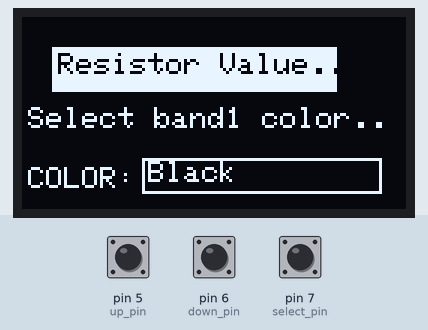
Simulated run of this sketch. Board: Arduino Uno, built with avr-gcc and run on an emulated ATmega328P. Shown: 128×64 one-colour display. The test bench sets the inputs (shaded band); at power-on: pin 5 (up_pin) HIGH, pin 7 (select_pin) HIGH, pin 6 (down_pin) HIGH. The display library's start-up logo is not drawn.

Above: at 2.2 s.
2.3 s: pin 5 (up_pin) pulled LOW for 3.2 s
At 5.8 s:
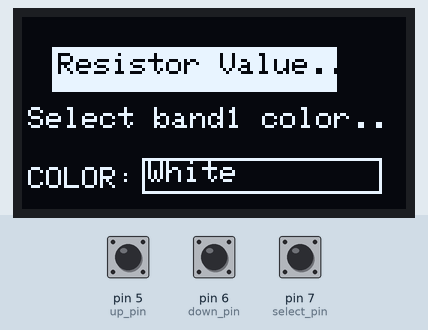
7.0 s: pin 7 (select_pin) pulled LOW for 1 s
At 7.54 s:
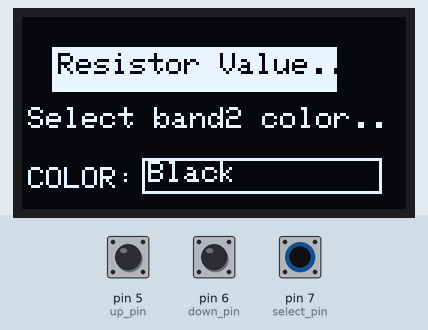
9.7 s: pin 7 (select_pin) pulled LOW for 0.2 s
At 10.7 s:
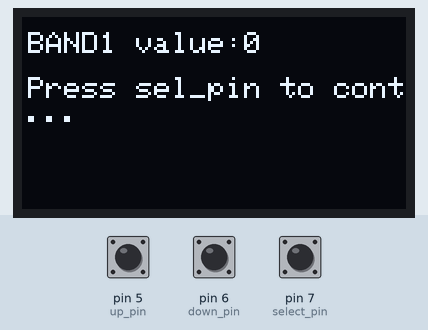
11.4 s: pin 7 (select_pin) pulled LOW for 3.2 s
At 12.29 s:
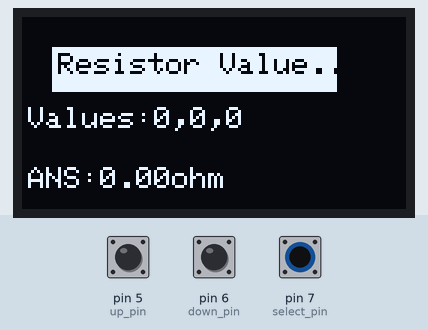
16.1 s: pin 5 (up_pin) pulled LOW for 0.2 s
At 16.8 s:
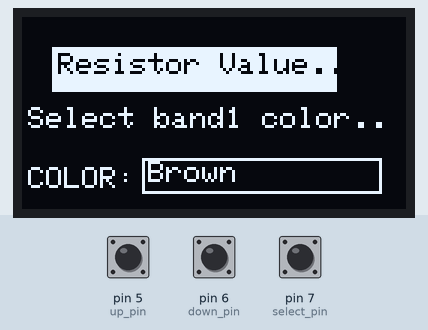
18.0 s: pin 6 (down_pin) pulled LOW for 0.2 s
At 19.7 s:
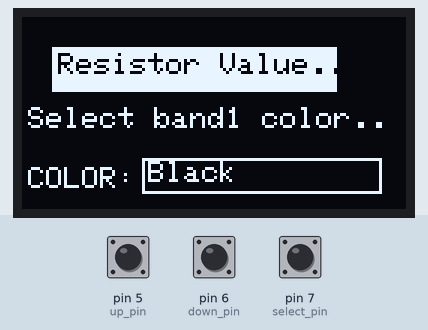
Timing chart, 0 to 20.8 s (numbered marks = the images above; inputs shaded):
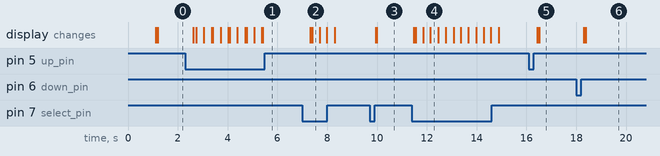

The sketch:

finished_Resistor_calculator_OLED.ino
```cpp
#include <SPI.h>
#include <Wire.h>
#include <Adafruit_GFX.h>
#include <Adafruit_SSD1306.h>
#define up_pin 5
#define down_pin 6
#define select_pin 7

const char color0[] PROGMEM="Black";
const char color1[] PROGMEM="Brown";
const char color2[] PROGMEM="Red";
const char color3[] PROGMEM="Orange";
const char color4[] PROGMEM="Yellow";
const char color5[] PROGMEM="Green";
const char color6[] PROGMEM="Blue";
const char color7[] PROGMEM="Violet";
const char color8[] PROGMEM="Grey";
const char color9[] PROGMEM="White";

const char band1[] PROGMEM="Select band1 color..";
const char band2[] PROGMEM="Select band2 color..";
const char band3[] PROGMEM="Select band3 color..";
char buffer[30];
uint8_t countn=0,banda,bandb,bandc,countn3;
// Canvas size
const uint8_t x = 128;
const uint8_t y = 64;
const uint8_t reset = -1;
uint8_t old_info=0,nums=0;
// Create display
Adafruit_SSD1306 display(x, y, &Wire, reset);

void setup() {
  Serial.begin(115200);
  pinMode(up_pin,INPUT_PULLUP);
  pinMode(down_pin,INPUT_PULLUP);
  pinMode(select_pin,INPUT_PULLUP);
  if (!display.begin(SSD1306_SWITCHCAPVCC, 0x3C)) {
    Serial.println(F("SSD1306 allocation failed"));
    for (;;)
      ;  // Don't proceed, loop forever
  }
  display.display();
  delay(500);
  display.clearDisplay();
  display.display();
  delay(500);
}
void drawText(String text, int x, int y) {
  display.setTextSize(1);       // Normal 1:1 pixel scale
  display.setTextColor(BLACK);  // Draw white text
  display.setCursor(x, y);      // Start at top-left corner
  display.fillRect(10,10,95,15,WHITE);
  display.println(text);
  display.display();
}
void draw_Text(String text,int x,int y){
  display.setTextSize(1);       // Normal 1:1 pixel scale
  display.setTextColor(WHITE);  // Draw white text
  display.setCursor(x, y);      // Start at top-left corner
  display.println(text);
  display.display();
}
void display_const(){
 drawText("Resistor Value...",12,12);
 display.drawRect(40,47,80,12,WHITE);
 draw_Text("COLOR:",2,50);
}
void calc_val(){
 drawText("Resistor Value...",12,12);
 int value1=(String(banda)+String(bandb)).toInt();
 float ans=value1*(pow(10,bandc));
 draw_Text("Values:"+String(banda)+","+String(bandb)+","+String(bandc),2,30);
 draw_Text("ANS:"+String(ans)+"ohm",2,50);
}
void color_sel(){
  switch(countn){
    case 0:draw_Text(strcpy_P(buffer,color0),42,48); break;
    case 1:draw_Text(strcpy_P(buffer,color1),42,48); break;
    case 2:draw_Text(strcpy_P(buffer,color2),42,48); break;
    case 3:draw_Text(strcpy_P(buffer,color3),42,48); break;
    case 4:draw_Text(strcpy_P(buffer,color4),42,48); break;
    case 5:draw_Text(strcpy_P(buffer,color5),42,48); break;
    case 6:draw_Text(strcpy_P(buffer,color6),42,48); break;
    case 7:draw_Text(strcpy_P(buffer,color7),42,48); break;
    case 8:draw_Text(strcpy_P(buffer,color8),42,48); break;
    case 9:draw_Text(strcpy_P(buffer,color9),42,48);
  }
}
void loop(){
  while(countn3<=2){
    if(countn3==0){
      draw_Text(strcpy_P(buffer,band1),2,30);}
    else if(countn3==1){
      draw_Text(strcpy_P(buffer,band2),2,30);}
    else if(countn3==2){
      draw_Text(strcpy_P(buffer,band3),2,30);}
    display_const();
    color_sel();
    if(digitalRead(up_pin)==0 && countn!=9){delay(200);display.clearDisplay();
       countn++;
       color_sel();
       }
    else if(digitalRead(down_pin)==0 && countn!=0){delay(200);display.clearDisplay();
       countn--;
       color_sel();
       }
    if(digitalRead(select_pin)==0){delay(200);display.clearDisplay();countn3++;
    while(digitalRead(select_pin)!=0){
        draw_Text("Press sel_pin to cont...",2,20);
      if(countn3==1){banda=countn;
         draw_Text("BAND1 value:"+String(banda),2,5);}
      else if(countn3==2){bandb=countn;
         draw_Text("BAND2 value:"+String(bandb),2,5);}
      else if(countn3==3){bandc=countn;
         draw_Text("BAND3 value:"+String(bandc),2,5);}
        if(digitalRead(select_pin)==0){display.clearDisplay();}
         }
         countn=0;
      }
    }
    calc_val();
    if(digitalRead(select_pin)==0){delay(200);display.clearDisplay();countn3=0;}
 }
 
```

Measured:
- after the input at 2.3 s, the display: first changes after 0.33 s (image 1 shows a later state)
- after the input at 7.0 s, the display: first changes after 0.31 s (image 2 shows a later state)
- after the input at 9.7 s, the display: first changes after 0.25 s (image 3 shows a later state)
- after the input at 11.4 s, the display: first changes after 0.07 s (image 4 shows a later state)
- after the input at 16.1 s, the display: first changes after 0.33 s (image 5 shows a later state)
- after the input at 18.0 s, the display: first changes after 0.30 s (image 6 shows a later state)
